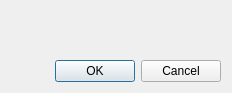
<?xml version="1.0" encoding="UTF-8"?>
<ui version="4.0">
 <comment>*********************************************************************
**
** Copyright (C) 2012 Nokia Corporation and/or its subsidiary(-ies).
** All rights reserved.
** Contact: Nokia Corporation (qt-info@nokia.com)
**
** This file is part of the tools applications of the Qt Toolkit.
**
** $QT_BEGIN_LICENSE:LGPL$
** GNU Lesser General Public License Usage
** This file may be used under the terms of the GNU Lesser General Public
** License version 2.1 as published by the Free Software Foundation and
** appearing in the file LICENSE.LGPL included in the packaging of this
** file. Please review the following information to ensure the GNU Lesser
** General Public License version 2.1 requirements will be met:
** http://www.gnu.org/licenses/old-licenses/lgpl-2.1.html.
**
** In addition, as a special exception, Nokia gives you certain additional
** rights. These rights are described in the Nokia Qt LGPL Exception
** version 1.1, included in the file LGPL_EXCEPTION.txt in this package.
**
** GNU General Public License Usage
** Alternatively, this file may be used under the terms of the GNU General
** Public License version 3.0 as published by the Free Software Foundation
** and appearing in the file LICENSE.GPL included in the packaging of this
** file. Please review the following information to ensure the GNU General
** Public License version 3.0 requirements will be met:
** http://www.gnu.org/copyleft/gpl.html.
**
** Other Usage
** Alternatively, this file may be used in accordance with the terms and
** conditions contained in a signed written agreement between you and Nokia.
**
**
**
**
**
** $QT_END_LICENSE$
**
*********************************************************************</comment>
 <class>QtGradientDialog</class>
 <widget class="QDialog" name="QtGradientDialog">
  <property name="geometry">
   <rect>
    <x>0</x>
    <y>0</y>
    <width>232</width>
    <height>93</height>
   </rect>
  </property>
  <property name="windowTitle">
   <string>Edit Gradient</string>
  </property>
  <layout class="QVBoxLayout">
   <item>
    <widget class="QtGradientEditor" name="gradientEditor">
     <property name="sizePolicy">
      <sizepolicy hsizetype="MinimumExpanding" vsizetype="MinimumExpanding">
       <horstretch>0</horstretch>
       <verstretch>0</verstretch>
      </sizepolicy>
     </property>
    </widget>
   </item>
   <item>
    <widget class="QDialogButtonBox" name="buttonBox">
     <property name="orientation">
      <enum>Qt::Horizontal</enum>
     </property>
     <property name="standardButtons">
      <set>QDialogButtonBox::Cancel|QDialogButtonBox::Ok</set>
     </property>
    </widget>
   </item>
  </layout>
 </widget>
 <customwidgets>
  <customwidget>
   <class>QtGradientEditor</class>
   <extends>QFrame</extends>
   <header>qtgradienteditor.h</header>
   <container>1</container>
  </customwidget>
 </customwidgets>
 <resources/>
 <connections>
  <connection>
   <sender>buttonBox</sender>
   <signal>accepted()</signal>
   <receiver>QtGradientDialog</receiver>
   <slot>accept()</slot>
   <hints>
    <hint type="sourcelabel">
     <x>72</x>
     <y>224</y>
    </hint>
    <hint type="destinationlabel">
     <x>21</x>
     <y>243</y>
    </hint>
   </hints>
  </connection>
  <connection>
   <sender>buttonBox</sender>
   <signal>rejected()</signal>
   <receiver>QtGradientDialog</receiver>
   <slot>reject()</slot>
   <hints>
    <hint type="sourcelabel">
     <x>168</x>
     <y>233</y>
    </hint>
    <hint type="destinationlabel">
     <x>152</x>
     <y>251</y>
    </hint>
   </hints>
  </connection>
 </connections>
</ui>
